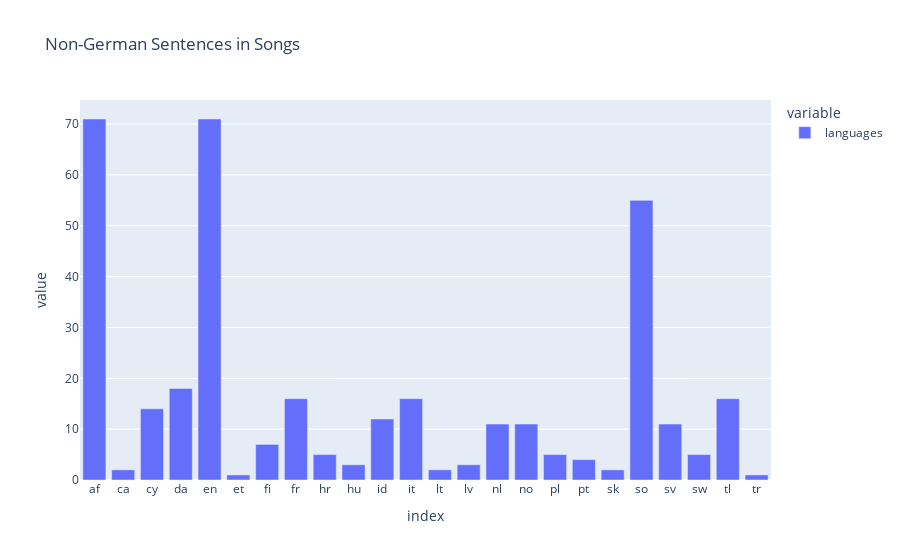

Notebook code cell kept with this figure:
### Markdown cell above
Für den Output haben wir letztendlich nur die ersten hundert Lieder durchlaufen lassen, da es bei dem ganzen Datensatz fast 20 Minuten gedauert hatte bis wir fertig wurden und das zu viel wäre vor allem wenn nach jedem Satz in einer Lyric geprüft wird. Uns ist dann aufgefallen, dass die Spracherkennung oft fehlerhaft ist, als wir selbst nach den Lyrics gegoogelt haben. Wir haben dann ein anderes SpaCy Modell eingesetzt, allerdings hatte das keinen großen Unterschied gemacht. Im Moment wissen wir nicht woran das liegt und was wir falsch gemacht haben, deswegen müssten wir uns die kommenden Tage weiterhin damit beschäftigen.

### Code cell
pd.options.plotting.backend = "plotly"

df_results = pd.DataFrame(results)
df_languages = df_results.explode('languages')
df_scores = df_results.explode('scores')

languages = df_languages['languages'].value_counts().sort_index().plot(kind='bar', title='Non-German Sentences in Songs')

languages.show()

### Figure 1 — Plotly figure (JSON) as saved in the notebook; plotly's stock layout.template omitted (floating-point values rounded to 4 significant figures)
{"data": [{"alignmentgroup": "True", "hovertemplate": "variable=languages<br>index=%{x}<br>value=%{y}<extra></extra>", "legendgroup": "languages", "marker": {"color": "#636efa", "pattern": {"shape": ""}}, "name": "languages", "offsetgroup": "languages", "orientation": "v", "showlegend": true, "textposition": "auto", "type": "bar", "x": ["af", "ca", "cy", "da", "en", "et", "fi", "fr", "hr", "hu", "id", "it", "lt", "lv", "nl", "no", "pl", "pt", "sk", "so", "sv", "sw", "tl", "tr"], "xaxis": "x", "y": [71, 2, 14, 18, 71, 1, 7, 16, 5, 3, 12, 16, 2, 3, 11, 11, 5, 4, 2, 55, 11, 5, 16, 1], "yaxis": "y"}], "layout": {"barmode": "relative", "legend": {"title": {"text": "variable"}, "tracegroupgap": 0}, "title": {"text": "Non-German Sentences in Songs"}, "xaxis": {"anchor": "y", "domain": [0, 1], "title": {"text": "index"}}, "yaxis": {"anchor": "x", "domain": [0, 1], "title": {"text": "value"}}}}
